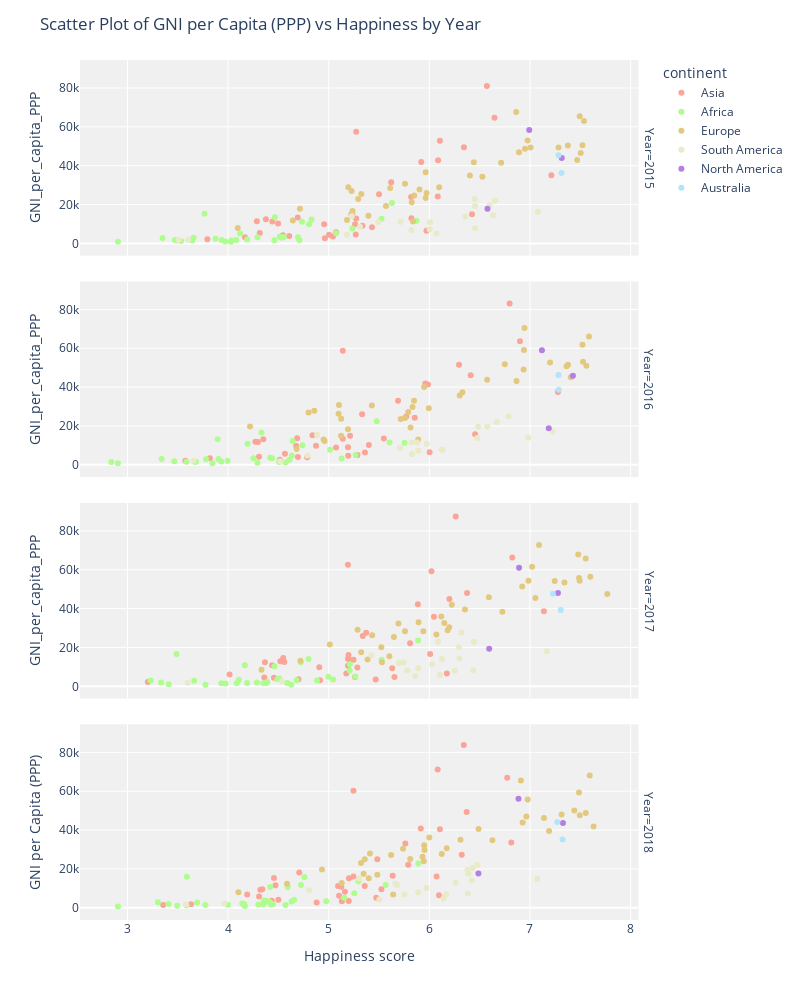

Notebook code cell kept with this figure:
### Markdown cell above
### GDP contribution to happiness

The above two histograms can support both sides of the argument. While it supports the claim that 'wealthier' countries are also happier countries for the top three richest and happiest continents (Oceania, Europe and North America), the histograms also show that the contribution of GDP per capita is not a definitive factor in happiness. This supported by the fact that South America is happier than Asia in every year while also coming close to Europe in happiness. On the contrary South America is, on average, poorer than Asia in every year and substantially poorer than Europe. Another observation that supportss the claim that happiness is not necessarily related with wealth is the fact that the average contribution of GDP to happiness of all continents shrank from 2015 to 2018, while the average happiness of every continent remained pretty much constant throughout the same years.

### Code cell
### Does a good education give government trust?

# This 3d Scatter Plot is multivariate and shows on the x-axis the 'Education Index', on the y-axis the 'Government Trust' and on the z-axis the 'CPI Score'. CPI stands for 'Corruption Perception Index', the lower the CPI index, the more the people believe there is corruption in their country. The size of the plot-points shows the GDP per capita. 

# The 3D scatter plot reveals interesting insights about the correlation between the Corruption Perception Index (CPI) score and other variables across countries. A positive correlation between the CPI score and variables such as Education Index and Government trust suggests that countries with higher levels of corruption tend to exhibit lower values in education, government trust, and economic prosperity. Conversely, a negative correlation indicates that countries with lower corruption levels tend to have higher education indices and greater levels of government trust. This visualization highlights the importance of addressing corruption to foster positive development in education and trust within countries. 

# The Education Index plays a significant role in shaping the relationships between various variables across countries and continents. A positive correlation between the Education Index and variables such as Government trust, GDP per capita, and possibly the Corruption Perception Index suggests that countries with higher education indices tend to exhibit greater levels of government trust and economic prosperity while combating corruption. Furthermore, the Education Index may influence the disparities observed between countries and continents. Nations with higher education indices are more likely to invest in quality education, leading to better governance, higher economic output, and potentially lower corruption levels. Thus, enhancing education systems becomes vital for promoting positive development and reducing inequality among countries and continents.

# Overall it gives the visualisation that countries with a higher inducation index tend to have more goverment trust and a higher CPI score. This is probaply because people that live in a country that is able to give a good education tend to trust the goverment more than people that don't recieved good education. 
data = df.sort_values('Year', ascending=True)


fig = px.scatter(data, x='happiness_score', y='GNI_per_capita_PPP', color='continent',
                 color_discrete_map=continent_colors, hover_data=['Country'], facet_row='Year')


fig.update_layout(
    title='Scatter Plot of GNI per Capita (PPP) vs Happiness by Year',
    xaxis_title='Happiness score',
    yaxis_title='GNI per Capita (PPP)',
    height=1000,  
    width = 800,
    plot_bgcolor='rgb(240, 240, 240, 240)'
)


fig.update_traces(hovertemplate='Country: %{customdata[0]}<br>Happines: %{x}<br>GNI per Capita (PPP): %{y}')


fig.show()

### Figure 1 — Plotly figure (JSON) as saved in the notebook; plotly's stock layout.template omitted (floating-point values rounded to 4 significant figures)
{"data": [{"customdata": [["Lebanon"], ["Malaysia"], ["Kuwait"], ["Kazakhstan"], ["Jordan"], ["Japan"], ["Israel"], ["Iraq"], ["Kyrgyzstan"], ["Mongolia"], ["Saudi Arabia"], ["Philippines"], ["Pakistan"], ["Nepal"], ["Myanmar"], ["Iran"], ["Indonesia"], ["Cambodia"], ["Bangladesh"], ["Bahrain"], ["Azerbaijan"], ["Armenia"], ["China"], ["China"], ["Georgia"], ["Cyprus"], ["India"], ["Singapore"], ["Afghanistan"], ["Turkey"], ["United Arab Emirates"], ["Thailand"], ["Vietnam"], ["Sri Lanka"], ["Turkmenistan"], ["Uzbekistan"], ["Tajikistan"], ["Yemen"]], "hovertemplate": "Country: %{customdata[0]}<br>Happines: %{x}<br>GNI per Capita (PPP): %{y}", "legendgroup": "Asia", "marker": {"color": "#FAA598", "symbol": "circle"}, "mode": "markers", "name": "Asia", "orientation": "v", "showlegend": true, "type": "scatter", "x": [5.225, 6.084, 6.105, 5.819, 5.336, 5.92, 7.213, 4.497, 5.004, 4.955, 6.344, 5.43, 5.269, 4.962, 4.545, 4.692, 5.262, 4.168, 4.608, 6.087, 5.234, 4.376, 5.273, 5.273, 4.286, 5.621, 4.315, 6.572, 3.794, 5.5, 6.648, 6.424, 5.074, 4.44, 5.822, 5.971, 5.041, 3.593], "xaxis": "x4", "y": [14920, 24120, 52880, 23860, 9140, 41950, 35130, 10220, 4460, 9880, 49450, 8310, 4640, 2680, 4180, 13300, 9910, 3180, 3790, 42760, 15020, 12490, 57450, 12880, 11420, 31510, 5400, 81040, 2110, 25340, 64640, 15010, 5790, 11270, 12890, 6460, 3590, null], "yaxis": "y4"}, {"customdata": [["Vietnam"], ["Kazakhstan"], ["Jordan"], ["Japan"], ["Israel"], ["Kuwait"], ["Singapore"], ["Kyrgyzstan"], ["Tajikistan"], ["Malaysia"], ["Thailand"], ["Lebanon"], ["China"], ["Afghanistan"], ["Iraq"], ["United Arab Emirates"], ["Uzbekistan"], ["Cyprus"], ["China"], ["Cambodia"], ["Turkey"], ["Iran"], ["Indonesia"], ["Bangladesh"], ["India"], ["Turkmenistan"], ["Georgia"], ["Yemen"], ["Pakistan"], ["Sri Lanka"], ["Nepal"], ["Azerbaijan"], ["Armenia"], ["Saudi Arabia"], ["Myanmar"], ["Philippines"], ["Mongolia"], ["Bahrain"]], "hovertemplate": "Country: %{customdata[0]}<br>Happines: %{x}<br>GNI per Capita (PPP): %{y}", "legendgroup": "Asia", "marker": {"color": "#FAA598", "symbol": "circle"}, "mode": "markers", "name": "Asia", "orientation": "v", "showlegend": false, "type": "scatter", "x": [5.36, 5.855, 5.192, 5.987, 7.278, 6.295, 6.798, 5.286, 4.786, 5.77, 6.455, 4.839, 5.14, 3.575, 4.677, 6.901, 6.003, 5.689, 5.14, 3.819, 5.332, 4.686, 5.399, 4.694, 4.565, 5.548, 4.297, 4.077, 5.194, 4.271, 4.514, 5.212, 4.35, 6.411, 4.307, 5.073, 4.874, 5.96], "xaxis": "x3", "y": [6300, 24280, 9120, 41350, 37500, 51550, 83020, 5020, 3900, 24840, 15800, 15250, 58670, 2140, 9720, 63670, 6530, 33000, 13400, 3450, 26050, 13650, 10160, 4070, 5760, 13500, 11760, null, 4680, 11900, 2620, 14920, 13160, 46110, 4220, 8870, 9860, 41860], "yaxis": "y3"}, {"customdata": [["Tajikistan"], ["Georgia"], ["Uzbekistan"], ["Cambodia"], ["Azerbaijan"], ["Bahrain"], ["Philippines"], ["Malaysia"], ["United Arab Emirates"], ["Bangladesh"], ["China"], ["China"], ["Afghanistan"], ["Cyprus"], ["Yemen"], ["Saudi Arabia"], ["Jordan"], ["Japan"], ["Israel"], ["Kazakhstan"], ["Sri Lanka"], ["Lebanon"], ["Myanmar"], ["Thailand"], ["Vietnam"], ["Kyrgyzstan"], ["Nepal"], ["Kuwait"], ["Turkmenistan"], ["Armenia"], ["Mongolia"], ["India"], ["Indonesia"], ["Singapore"], ["Turkey"], ["Iran"], ["Pakistan"], ["Iraq"]], "hovertemplate": "Country: %{customdata[0]}<br>Happines: %{x}<br>GNI per Capita (PPP): %{y}", "legendgroup": "Asia", "marker": {"color": "#FAA598", "symbol": "circle"}, "mode": "markers", "name": "Asia", "orientation": "v", "showlegend": false, "type": "scatter", "x": [5.467, 4.519, 6.174, 4.7, 5.208, 6.199, 5.631, 5.339, 6.825, 4.456, 5.191, 5.191, 3.203, 6.046, 3.38, 6.375, 4.906, 5.886, 7.139, 5.809, 4.366, 5.197, 4.36, 6.008, 5.175, 5.261, 4.913, 6.021, 5.247, 4.559, 5.285, 4.015, 5.192, 6.262, 5.373, 4.548, 5.653, 4.437], "xaxis": "x2", "y": [3560, 12910, 6650, 3680, 13510, 44980, 9320, 25900, 66290, 4340, 14140, 62530, 2210, 35750, null, 48040, 9790, 42290, 38570, 22160, 12340, 16070, 4480, 16610, 6620, 4800, 3140, 59260, 13620, 12540, 9720, 6120, 10580, 87440, 27570, 14560, 4820, 10850], "yaxis": "y2"}, {"customdata": [["Vietnam"], ["Cambodia"], ["Afghanistan"], ["Azerbaijan"], ["Bahrain"], ["Uzbekistan"], ["Bangladesh"], ["Yemen"], ["Armenia"], ["Indonesia"], ["China"], ["Sri Lanka"], ["Nepal"], ["Myanmar"], ["Mongolia"], ["Malaysia"], ["Tajikistan"], ["Singapore"], ["Saudi Arabia"], ["Philippines"], ["Pakistan"], ["Lebanon"], ["Georgia"], ["United Arab Emirates"], ["Cyprus"], ["Kyrgyzstan"], ["Thailand"], ["Kuwait"], ["Kazakhstan"], ["Jordan"], ["Japan"], ["China"], ["Israel"], ["Iraq"], ["Iran"], ["Turkey"], ["India"], ["Turkmenistan"]], "hovertemplate": "Country: %{customdata[0]}<br>Happines: %{x}<br>GNI per Capita (PPP): %{y}", "legendgroup": "Asia", "marker": {"color": "#FAA598", "symbol": "circle"}, "mode": "markers", "name": "Asia", "orientation": "v", "showlegend": false, "type": "scatter", "x": [5.103, 4.433, 3.632, 5.201, 6.105, 6.096, 4.5, 3.355, 4.321, 5.093, 5.246, 4.471, 4.88, 4.308, 5.125, 6.322, 5.199, 6.343, 6.371, 5.524, 5.472, 5.358, 4.34, 6.774, 5.762, 5.131, 6.072, 6.083, 5.79, 5.161, 5.915, 5.246, 6.814, 4.456, 4.707, 5.483, 4.19, 5.636], "xaxis": "x", "y": [6220.0, 3597.0, 1746.0, 15240.0, 40400.0, 6462.0, 4057.0, 1433.0, 9277.0, 11260.0, 60220.0, 11610.0, 2748.0, 5764.0, 10780.0, 27230.0, 3482.0, 83790.0, 49340.0, 9540.0, 5190.0, 11140.0, 9570.0, 66910.0, 33100.0, 3317.0, 16130.0, 71160.0, 22170.0, 8268.0, 40800.0, 16130.0, 33650.0, 15360.0, 18170.0, 24910.0, 6829.0, 16410.0], "yaxis": "y"}, {"customdata": [["Mauritania"], ["Mali"], ["Malawi"], ["Madagascar"], ["Libya"], ["Liberia"], ["Mauritius"], ["Kenya"], ["Senegal"], ["Rwanda"], ["Nigeria"], ["Niger"], ["Morocco"], ["Sierra Leone"], ["Cameroon"], ["Burundi"], ["Burkina Faso"], ["Botswana"], ["Chad"], ["Benin"], ["Algeria"], ["Ghana"], ["Gabon"], ["Ethiopia"], ["Egypt"], ["Zambia"], ["Togo"], ["Zimbabwe"], ["Uganda"], ["Tunisia"], ["South Africa"], ["Tanzania"]], "hovertemplate": "Country: %{customdata[0]}<br>Happines: %{x}<br>GNI per Capita (PPP): %{y}", "legendgroup": "Africa", "marker": {"color": "#AEFD8E", "symbol": "circle"}, "mode": "markers", "name": "Africa", "orientation": "v", "showlegend": true, "type": "scatter", "x": [4.292, 4.19, 3.97, 3.644, 5.525, 3.533, 5.629, 4.553, 4.535, 3.471, 5.074, 4.028, 5.235, 4.709, 4.695, 2.905, 4.032, 3.766, 3.936, 3.657, 5.872, 4.12, 4.465, 4.46, 4.735, 4.514, 3.495, 3.875, 4.081, 4.805, 4.829, 3.349], "xaxis": "x4", "y": [3160, 1990, 990, 1500, 12740, 1180, 20860, 3330, 2910, 1710, 5280, 840, 7670, 1570, 3210, 840, 1460, 15310, 1760, 2860, 11700, 5050, 13480, 1650, 11160, 3370, 1440, 2410, 1750, 9890, 12240, 2740], "yaxis": "y4"}, {"customdata": [["Kenya"], ["Togo"], ["Botswana"], ["Tunisia"], ["Mauritania"], ["Mali"], ["Malawi"], ["Madagascar"], ["Tanzania"], ["Libya"], ["Benin"], ["Liberia"], ["Cameroon"], ["Ethiopia"], ["Egypt"], ["Chad"], ["Gabon"], ["Burkina Faso"], ["Uganda"], ["Burundi"], ["Ghana"], ["Mauritius"], ["Nigeria"], ["Niger"], ["Zambia"], ["South Africa"], ["Sierra Leone"], ["Senegal"], ["Zimbabwe"], ["Rwanda"], ["Algeria"], ["Morocco"]], "hovertemplate": "Country: %{customdata[0]}<br>Happines: %{x}<br>GNI per Capita (PPP): %{y}", "legendgroup": "Africa", "marker": {"color": "#AEFD8E", "symbol": "circle"}, "mode": "markers", "name": "Africa", "orientation": "v", "showlegend": false, "type": "scatter", "x": [4.419, 2.839, 4.332, 4.739, 4.436, 3.995, 4.292, 3.681, 3.781, 5.754, 3.34, 4.571, 4.252, 4.512, 4.194, 3.667, 3.896, 3.587, 3.931, 2.905, 4.633, 5.477, 5.268, 3.845, 5.129, 4.642, 4.507, 3.904, 4.61, 3.465, 5.605, 5.013], "xaxis": "x3", "y": [3620, 1470, 16600, 10070, 3350, 2130, 1020, 1550, 2860, 11430, 2980, 1260, 3350, 1870, 10850, 1630, 13180, 1550, 1690, 800, 4800, 22390, 5120, 820, 3330, 12240, 1420, 3000, 2570, 1790, 11520, 7730], "yaxis": "y3"}, {"customdata": [["Liberia"], ["Gabon"], ["Algeria"], ["Mali"], ["South Africa"], ["Burkina Faso"], ["Uganda"], ["Burundi"], ["Ghana"], ["Ethiopia"], ["Mauritania"], ["Zimbabwe"], ["Sierra Leone"], ["Chad"], ["Cameroon"], ["Rwanda"], ["Egypt"], ["Senegal"], ["Togo"], ["Tanzania"], ["Niger"], ["Tunisia"], ["Botswana"], ["Morocco"], ["Benin"], ["Libya"], ["Kenya"], ["Nigeria"], ["Malawi"], ["Mauritius"], ["Madagascar"], ["Zambia"]], "hovertemplate": "Country: %{customdata[0]}<br>Happines: %{x}<br>GNI per Capita (PPP): %{y}", "legendgroup": "Africa", "marker": {"color": "#AEFD8E", "symbol": "circle"}, "mode": "markers", "name": "Africa", "orientation": "v", "showlegend": false, "type": "scatter", "x": [3.975, 4.799, 5.211, 4.39, 4.722, 4.587, 4.189, 3.775, 4.996, 4.286, 4.49, 3.663, 4.374, 4.35, 5.044, 3.334, 4.166, 4.681, 4.085, 3.231, 4.628, 4.461, 3.488, 5.208, 4.883, 5.525, 4.509, 5.265, 3.41, 5.888, 3.933, 4.107], "xaxis": "x2", "y": [1380, 14060, 11370, 2180, 12320, 1730, 1710, 770, 4860, 2010, 3610, 2860, 1590, 1570, 3490, 1910, 10800, 3140, 1520, 3020, 830, 10280, 16680, 8110, 3010, 13690, 4000, 5030, 1030, 23560, 1540, 3330], "yaxis": "y2"}, {"customdata": [["Burkina Faso"], ["Algeria"], ["Zambia"], ["Benin"], ["Chad"], ["Cameroon"], ["Botswana"], ["Burundi"], ["Morocco"], ["Mauritius"], ["Mauritania"], ["Mali"], ["Malawi"], ["Madagascar"], ["Tanzania"], ["Libya"], ["Niger"], ["Sierra Leone"], ["Senegal"], ["Rwanda"], ["South Africa"], ["Nigeria"], ["Liberia"], ["Ghana"], ["Gabon"], ["Ethiopia"], ["Egypt"], ["Uganda"], ["Kenya"], ["Togo"], ["Tunisia"], ["Zimbabwe"]], "hovertemplate": "Country: %{customdata[0]}<br>Happines: %{x}<br>GNI per Capita (PPP): %{y}", "legendgroup": "Africa", "marker": {"color": "#AEFD8E", "symbol": "circle"}, "mode": "markers", "name": "Africa", "orientation": "v", "showlegend": false, "type": "scatter", "x": [4.424, 5.295, 4.377, 4.141, 4.301, 4.975, 3.59, 2.905, 5.254, 5.891, 4.356, 4.447, 3.587, 3.774, 3.303, 5.566, 4.166, 4.571, 4.631, 3.408, 4.724, 5.155, 3.495, 4.657, 4.758, 4.35, 4.419, 4.161, 4.41, 3.999, 4.592, 3.692], "xaxis": "x", "y": [1705.0, 13640.0, 3582.0, 2135.0, 1716.0, 3291.0, 15950.0, 659.7, 7480.0, 22720.0, 3746.0, 1965.0, 1159.0, 1404.0, 2805.0, 11680.0, 912.0, 1381.0, 3256.0, 1959.0, 11760.0, 5086.0, 1040.0, 4099.0, 15790.0, 1782.0, 10740.0, 1752.0, 3052.0, 1593.0, 10680.0, 2661.0], "yaxis": "y"}, {"customdata": [["Malta"], ["Luxembourg"], ["Lithuania"], ["Latvia"], ["Italy"], ["Ireland"], ["Moldova"], ["Serbia"], ["Russia"], ["Romania"], ["Portugal"], ["Poland"], ["Norway"], ["Netherlands"], ["Montenegro"], ["Iceland"], ["Bulgaria"], ["Bosnia and Herzegovina"], ["Belarus"], ["Austria"], ["Albania"], ["Belgium"], ["Hungary"], ["Greece"], ["Germany"], ["France"], ["Finland"], ["Estonia"], ["Denmark"], ["Croatia"], ["Ukraine"], ["Sweden"], ["Slovenia"], ["United Kingdom"], ["Spain"], ["Switzerland"], ["Slovakia"]], "hovertemplate": "Country: %{customdata[0]}<br>Happines: %{x}<br>GNI per Capita (PPP): %{y}", "legendgroup": "Europe", "marker": {"color": "#E3C97F", "symbol": "circle"}, "mode": "markers", "name": "Europe", "orientation": "v", "showlegend": true, "type": "scatter", "x": [6.527, 6.863, 5.902, 5.85, 5.964, 6.977, 5.838, 5.395, 5.963, 5.825, 5.195, 5.973, 7.537, 7.377, 5.237, 7.504, 4.714, 5.182, 5.569, 7.006, 4.644, 6.891, 5.324, 5.227, 6.951, 6.442, 7.469, 5.611, 7.522, 5.293, 4.096, 7.284, 5.758, 6.714, 6.403, 7.494, 6.098], "xaxis": "x4", "y": [34280, 67590, 27780, 24690, 36650, 52990, 11290, 14230, 23420, 21130, 28870, 25880, 63030, 50340, 16700, 46480, 17820, 12100, 19260, 49390, 11800, 46870, 25460, 26940, 48770, 41740, 42950, 28570, 50560, 22870, 7880, 49420, 30660, 41550, 34900, 65450, 28950], "yaxis": "y4"}, {"customdata": [["Italy"], ["Bosnia and Herzegovina"], ["Malta"], ["Belarus"], ["Belgium"], ["Luxembourg"], ["Lithuania"], ["Ireland"], ["Estonia"], ["United Kingdom"], ["Finland"], ["Denmark"], ["Croatia"], ["France"], ["Bulgaria"], ["Iceland"], ["Hungary"], ["Greece"], ["Germany"], ["Ukraine"], ["Latvia"], ["Spain"], ["Norway"], ["Austria"], ["Netherlands"], ["Serbia"], ["Slovakia"], ["Albania"], ["Russia"], ["Slovenia"], ["Romania"], ["Portugal"], ["Poland"], ["Sweden"], ["Switzerland"], ["Moldova"], ["Montenegro"]], "hovertemplate": "Country: %{customdata[0]}<br>Happines: %{x}<br>GNI per Capita (PPP): %{y}", "legendgroup": "Europe", "marker": {"color": "#E3C97F", "symbol": "circle"}, "mode": "markers", "name": "Europe", "orientation": "v", "showlegend": false, "type": "scatter", "x": [5.948, 4.949, 6.302, 5.813, 6.937, 6.946, 5.833, 6.94, 5.429, 6.867, 7.406, 7.527, 5.759, 6.575, 4.218, 7.561, 4.8, 4.857, 6.75, 4.681, 5.098, 6.329, 7.522, 7.2, 7.378, 5.123, 5.995, 4.959, 5.716, 5.848, 5.124, 5.102, 5.791, 7.364, 7.587, 5.889, 5.192], "xaxis": "x3", "y": [40030, 13090, 35720, 19280, 49090, 70450, 29790, 59070, 30510, 43100, 45150, 53110, 24130, 43830, 19760, 50990, 26990, 27820, 51810, 8210, 26340, 37370, 61840, 52630, 51510, 14960, 29160, 12270, 23570, 33010, 23680, 30840, 27170, 50780, 66080, 13060, 18360], "yaxis": "y3"}, {"customdata": [["Ukraine"], ["Portugal"], ["France"], ["Slovenia"], ["Finland"], ["Romania"], ["Moldova"], ["Germany"], ["Belarus"], ["Poland"], ["Greece"], ["Croatia"], ["Serbia"], ["Switzerland"], ["Denmark"], ["Estonia"], ["Russia"], ["Malta"], ["United Kingdom"], ["Albania"], ["Slovakia"], ["Lithuania"], ["Belgium"], ["Bosnia and Herzegovina"], ["Italy"], ["Latvia"], ["Netherlands"], ["Austria"], ["Sweden"], ["Montenegro"], ["Luxembourg"], ["Hungary"], ["Bulgaria"], ["Iceland"], ["Ireland"], ["Norway"], ["Spain"]], "hovertemplate": "Country: %{customdata[0]}<br>Happines: %{x}<br>GNI per Capita (PPP): %{y}", "legendgroup": "Europe", "marker": {"color": "#E3C97F", "symbol": "circle"}, "mode": "markers", "name": "Europe", "orientation": "v", "showlegend": false, "type": "scatter", "x": [4.332, 5.693, 6.592, 6.118, 7.769, 6.07, 5.529, 6.985, 5.323, 6.182, 5.287, 5.432, 5.603, 7.48, 7.6, 5.893, 5.648, 6.726, 7.054, 4.719, 6.198, 6.149, 6.923, 5.386, 6.223, 5.94, 7.488, 7.246, 7.343, 5.523, 7.09, 5.758, 5.011, 7.494, 7.021, 7.554, 6.354], "xaxis": "x2", "y": [8460, 32310, 45850, 35990, 47480, 26620, 12320, 54370, 17580, 28900, 29150, 26310, 15510, 67890, 56360, 32930, 25380, 38370, 45430, 13130, 30410, 32560, 51320, 13790, 42010, 28360, 55770, 54150, 53490, 20110, 72750, 28340, 21460, 54380, 61590, 65730, 39570], "yaxis": "y2"}, {"customdata": [["Albania"], ["Belarus"], ["Bulgaria"], ["Austria"], ["Bosnia and Herzegovina"], ["Belgium"], ["Montenegro"], ["Sweden"], ["Moldova"], ["Switzerland"], ["Malta"], ["Luxembourg"], ["Lithuania"], ["Netherlands"], ["Serbia"], ["Slovakia"], ["Russia"], ["Romania"], ["Portugal"], ["Slovenia"], ["Poland"], ["Norway"], ["Spain"], ["Latvia"], ["Germany"], ["Ukraine"], ["France"], ["Finland"], ["Estonia"], ["United Kingdom"], ["Denmark"], ["Croatia"], ["Greece"], ["Italy"], ["Ireland"], ["Iceland"], ["Hungary"]], "hovertemplate": "Country: %{customdata[0]}<br>Happines: %{x}<br>GNI per Capita (PPP): %{y}", "legendgroup": "Europe", "marker": {"color": "#E3C97F", "symbol": "circle"}, "mode": "markers", "name": "Europe", "orientation": "v", "showlegend": false, "type": "scatter", "x": [4.586, 5.483, 4.933, 7.139, 5.129, 6.927, 5.347, 7.314, 5.64, 7.487, 6.627, 6.91, 5.952, 7.441, 5.398, 6.173, 5.81, 5.945, 5.41, 5.948, 6.123, 7.594, 6.31, 5.933, 6.965, 4.103, 6.489, 7.632, 5.739, 7.19, 7.555, 5.321, 5.358, 6, 6.977, 7.495, 5.62], "xaxis": "x", "y": [12300.0, 17040.0, 19650.0, 46230.0, 12690.0, 43820.0, 17510.0, 47960.0, 6833.0, 59370.0, 34800.0, 65540.0, 29780.0, 50010.0, 15220.0, 30670.0, 25040.0, 23910.0, 27940.0, 32140.0, 27630.0, 68060.0, 35040.0, 26300.0, 46950.0, 7994.0, 40510.0, 41780.0, 30380.0, 39510.0, 48840.0, 23060.0, 24910.0, 36140.0, 55660.0, 47570.0, 27140.0], "yaxis": "y"}, {"customdata": [["Jamaica"], ["Peru"], ["Paraguay"], ["Panama"], ["Nicaragua"], ["Brazil"], ["Bolivia"], ["Argentina"], ["Chile"], ["Honduras"], ["Haiti"], ["Guinea"], ["Guatemala"], ["El Salvador"], ["Ecuador"], ["Dominican Republic"], ["Costa Rica"], ["Colombia"], ["Venezuela"], ["Uruguay"]], "hovertemplate": "Country: %{customdata[0]}<br>Happines: %{x}<br>GNI per Capita (PPP): %{y}", "legendgroup": "South America", "marker": {"color": "#E8EAC8", "symbol": "circle"}, "mode": "markers", "name": "South America", "orientation": "v", "showlegend": true, "type": "scatter", "x": [5.311, 5.715, 5.493, 6.452, 6.071, 6.635, 5.823, 6.599, 6.652, 5.181, 3.603, 3.507, 6.454, 6.003, 6.008, 5.23, 7.079, 6.357, 5.25, 6.454], "xaxis": "x4", "y": [8520, 11180, 11040, 22810, 5150, 14470, 6890, 19650, 22010, 4490, 1710, 1790, 7830, 7240, 10870, 14130, 16310, 13700, null, 19310], "yaxis": "y4"}, {"customdata": [["Jamaica"], ["Bolivia"], ["Venezuela"], ["El Salvador"], ["Ecuador"], ["Chile"], ["Costa Rica"], ["Colombia"], ["Dominican Republic"], ["Honduras"], ["Haiti"], ["Guinea"], ["Guatemala"], ["Brazil"], ["Panama"], ["Nicaragua"], ["Paraguay"], ["Peru"], ["Argentina"], ["Uruguay"]], "hovertemplate": "Country: %{customdata[0]}<br>Happines: %{x}<br>GNI per Capita (PPP): %{y}", "legendgroup": "South America", "marker": {"color": "#E8EAC8", "symbol": "circle"}, "mode": "markers", "name": "South America", "orientation": "v", "showlegend": false, "type": "scatter", "x": [5.709, 5.89, 6.81, 6.13, 5.975, 6.67, 7.226, 6.477, 4.885, 4.788, 4.518, 3.656, 6.123, 6.983, 6.786, 5.828, 5.878, 5.824, 6.574, 6.485], "xaxis": "x3", "y": [8800, 7360, null, 7620, 10830, 22080, 17230, 13800, 15420, 4790, 1770, 2050, 7910, 13950, 25080, 5540, 11540, 11510, 19710, 19650], "yaxis": "y3"}, {"customdata": [["Peru"], ["Guatemala"], ["Argentina"], ["Haiti"], ["Costa Rica"], ["Chile"], ["Colombia"], ["Uruguay"], ["El Salvador"], ["Ecuador"], ["Dominican Republic"], ["Venezuela"], ["Guinea"], ["Honduras"], ["Nicaragua"], ["Jamaica"], ["Paraguay"], ["Bolivia"], ["Panama"], ["Brazil"]], "hovertemplate": "Country: %{customdata[0]}<br>Happines: %{x}<br>GNI per Capita (PPP): %{y}", "legendgroup": "South America", "marker": {"color": "#E8EAC8", "symbol": "circle"}, "mode": "markers", "name": "South America", "orientation": "v", "showlegend": false, "type": "scatter", "x": [5.697, 6.436, 6.086, 3.597, 7.167, 6.444, 6.125, 6.293, 6.253, 6.028, 5.425, 4.707, 4.534, 5.86, 6.105, 5.89, 5.743, 5.779, 6.321, 6.3], "xaxis": "x2", "y": [11930, 8200, 22960, 1770, 18040, 22750, 14050, 20060, 7970, 11350, 15940, null, 2410, 5220, 5850, 9320, 12210, 8190, 27640, 14250], "yaxis": "y2"}, {"customdata": [["Argentina"], ["Chile"], ["Uruguay"], ["Venezuela"], ["Bolivia"], ["Brazil"], ["Peru"], ["Paraguay"], ["Panama"], ["Nicaragua"], ["El Salvador"], ["Ecuador"], ["Dominican Republic"], ["Costa Rica"], ["Colombia"], ["Guatemala"], ["Guinea"], ["Jamaica"], ["Honduras"], ["Haiti"]], "hovertemplate": "Country: %{customdata[0]}<br>Happines: %{x}<br>GNI per Capita (PPP): %{y}", "legendgroup": "South America", "marker": {"color": "#E8EAC8", "symbol": "circle"}, "mode": "markers", "name": "South America", "orientation": "v", "showlegend": false, "type": "scatter", "x": [6.388, 6.476, 6.379, 4.806, 5.752, 6.419, 5.663, 5.681, 6.43, 6.141, 6.167, 5.973, 5.302, 7.072, 6.26, 6.382, 3.964, 5.89, 5.504, 3.582], "xaxis": "x", "y": [17610.0, 21970.0, 19430.0, 9070.0, 6849.0, 14070.0, 12320.0, 11720.0, 20450.0, 4790.0, 6973.0, 10140.0, 15070.0, 14790.0, 12900.0, 7378.0, 2211, 7932.0, 4258.0, 1665.0], "yaxis": "y"}, {"customdata": [["Mexico"], ["Canada"], ["United States"]], "hovertemplate": "Country: %{customdata[0]}<br>Happines: %{x}<br>GNI per Capita (PPP): %{y}", "legendgroup": "North America", "marker": {"color": "#B47FE3", "symbol": "circle"}, "mode": "markers", "name": "North America", "orientation": "v", "showlegend": true, "type": "scatter", "x": [6.578, 7.316, 6.993], "xaxis": "x4", "y": [17830, 43990, 58340], "yaxis": "y4"}, {"customdata": [["Canada"], ["United States"], ["Mexico"]], "hovertemplate": "Country: %{customdata[0]}<br>Happines: %{x}<br>GNI per Capita (PPP): %{y}", "legendgroup": "North America", "marker": {"color": "#B47FE3", "symbol": "circle"}, "mode": "markers", "name": "North America", "orientation": "v", "showlegend": false, "type": "scatter", "x": [7.427, 7.119, 7.187], "xaxis": "x3", "y": [45910, 58970, 18810], "yaxis": "y3"}, {"customdata": [["United States"], ["Canada"], ["Mexico"]], "hovertemplate": "Country: %{customdata[0]}<br>Happines: %{x}<br>GNI per Capita (PPP): %{y}", "legendgroup": "North America", "marker": {"color": "#B47FE3", "symbol": "circle"}, "mode": "markers", "name": "North America", "orientation": "v", "showlegend": false, "type": "scatter", "x": [6.892, 7.278, 6.595], "xaxis": "x2", "y": [61020, 48070, 19300], "yaxis": "y2"}, {"customdata": [["Canada"], ["Mexico"], ["United States"]], "hovertemplate": "Country: %{customdata[0]}<br>Happines: %{x}<br>GNI per Capita (PPP): %{y}", "legendgroup": "North America", "marker": {"color": "#B47FE3", "symbol": "circle"}, "mode": "markers", "name": "North America", "orientation": "v", "showlegend": false, "type": "scatter", "x": [7.328, 6.488, 6.886], "xaxis": "x", "y": [43600.0, 17630.0, 56140.0], "yaxis": "y"}, {"customdata": [["New Zealand"], ["Australia"]], "hovertemplate": "Country: %{customdata[0]}<br>Happines: %{x}<br>GNI per Capita (PPP): %{y}", "legendgroup": "Australia", "marker": {"color": "#B2E4FA", "symbol": "circle"}, "mode": "markers", "name": "Australia", "orientation": "v", "showlegend": true, "type": "scatter", "x": [7.314, 7.284], "xaxis": "x4", "y": [36210, 45330], "yaxis": "y4"}, {"customdata": [["Australia"], ["New Zealand"]], "hovertemplate": "Country: %{customdata[0]}<br>Happines: %{x}<br>GNI per Capita (PPP): %{y}", "legendgroup": "Australia", "marker": {"color": "#B2E4FA", "symbol": "circle"}, "mode": "markers", "name": "Australia", "orientation": "v", "showlegend": false, "type": "scatter", "x": [7.284, 7.286], "xaxis": "x3", "y": [46230, 38630], "yaxis": "y3"}, {"customdata": [["Australia"], ["New Zealand"]], "hovertemplate": "Country: %{customdata[0]}<br>Happines: %{x}<br>GNI per Capita (PPP): %{y}", "legendgroup": "Australia", "marker": {"color": "#B2E4FA", "symbol": "circle"}, "mode": "markers", "name": "Australia", "orientation": "v", "showlegend": false, "type": "scatter", "x": [7.228, 7.307], "xaxis": "x2", "y": [47580, 39330], "yaxis": "y2"}, {"customdata": [["Australia"], ["New Zealand"]], "hovertemplate": "Country: %{customdata[0]}<br>Happines: %{x}<br>GNI per Capita (PPP): %{y}", "legendgroup": "Australia", "marker": {"color": "#B2E4FA", "symbol": "circle"}, "mode": "markers", "name": "Australia", "orientation": "v", "showlegend": false, "type": "scatter", "x": [7.272, 7.324], "xaxis": "x", "y": [44100.0, 35110.0], "yaxis": "y"}], "layout": {"annotations": [{"font": {}, "showarrow": false, "text": "Year=2018", "textangle": 90, "x": 0.98, "xanchor": "left", "xref": "paper", "y": 0.1138, "yanchor": "middle", "yref": "paper"}, {"font": {}, "showarrow": false, "text": "Year=2017", "textangle": 90, "x": 0.98, "xanchor": "left", "xref": "paper", "y": 0.3712, "yanchor": "middle", "yref": "paper"}, {"font": {}, "showarrow": false, "text": "Year=2016", "textangle": 90, "x": 0.98, "xanchor": "left", "xref": "paper", "y": 0.6288, "yanchor": "middle", "yref": "paper"}, {"font": {}, "showarrow": false, "text": "Year=2015", "textangle": 90, "x": 0.98, "xanchor": "left", "xref": "paper", "y": 0.8862, "yanchor": "middle", "yref": "paper"}], "height": 1000, "legend": {"title": {"text": "continent"}, "tracegroupgap": 0}, "margin": {"t": 60}, "plot_bgcolor": "rgb(240, 240, 240, 240)", "title": {"text": "Scatter Plot of GNI per Capita (PPP) vs Happiness by Year"}, "width": 800, "xaxis": {"anchor": "y", "domain": [0, 0.98], "title": {"text": "Happiness score"}}, "xaxis2": {"anchor": "y2", "domain": [0, 0.98], "matches": "x", "showticklabels": false}, "xaxis3": {"anchor": "y3", "domain": [0, 0.98], "matches": "x", "showticklabels": false}, "xaxis4": {"anchor": "y4", "domain": [0, 0.98], "matches": "x", "showticklabels": false}, "yaxis": {"anchor": "x", "domain": [0, 0.2275], "title": {"text": "GNI per Capita (PPP)"}}, "yaxis2": {"anchor": "x2", "domain": [0.2575, 0.485], "matches": "y", "title": {"text": "GNI_per_capita_PPP"}}, "yaxis3": {"anchor": "x3", "domain": [0.515, 0.7425], "matches": "y", "title": {"text": "GNI_per_capita_PPP"}}, "yaxis4": {"anchor": "x4", "domain": [0.7725, 1], "matches": "y", "title": {"text": "GNI_per_capita_PPP"}}}}
